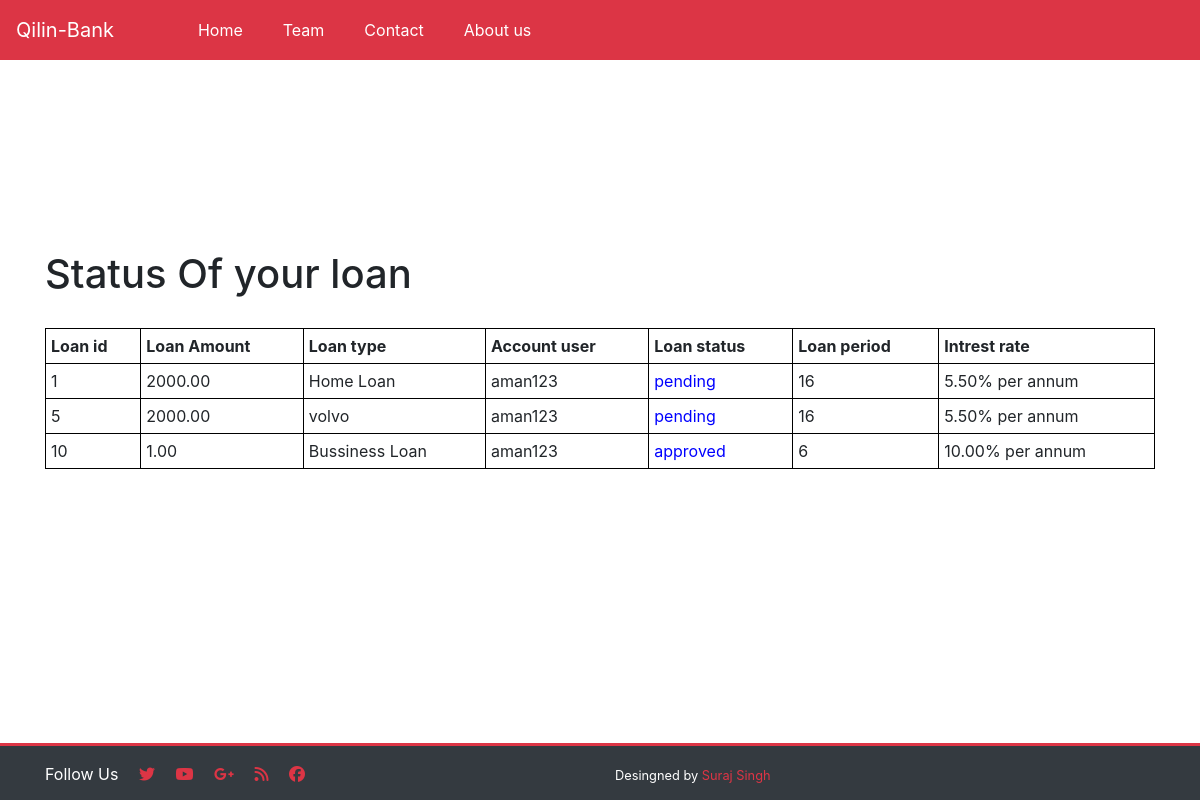
Page /loan_status (signed in) on the committed database.
### accounts/models.py (models this page shows)
class Account(models.Model):
    user = models.OneToOneField(User, on_delete=models.CASCADE)
    account_number = models.IntegerField(unique=True)
    balance = models.DecimalField(max_digits=12,decimal_places=2)
    created_at=models.DateField(auto_now_add=True)
    account_type=models.CharField(max_length=30,default="SAVINGS")
    class ReadonlyMeta:
         readonly=["balance"]
         readonly=["account_number"]
         readonly=["account_type"]
    def __str__(self):
          return  self.user.username

class Loan(models.Model):
    loan_amount=models.DecimalField(max_digits=12,decimal_places=2)
    loan_type=models.CharField(max_length=40)
    acount=models.ForeignKey(Account,on_delete=models.CASCADE,null=True,blank=True)
    loan_status = models.CharField(max_length=15, default="pending",choices=[('approved', 'approved'), ('pass by bank', 'pass by bank')])
    loan_period_in_months = models.IntegerField()
    intrest_rate = models.DecimalField(max_digits=4,decimal_places=2,default=5.5)
    adhar_card = models.ImageField(upload_to="media/", default="")
    pan_card = models.ImageField(upload_to="media/" ,default="")
    photo= models.ImageField(upload_to="media/" ,default="")
    class ReadonlyMeta:
        readonly = ["loan_amount"]

### accounts/views.py (the view)
# urls.py: path('loan_status', views.loan_status, name='loan_status'),
def loan_status(request):
    user_from_acount = Account.objects.get(user=request.user)
    to_send = []
    for user_loan in Loan.objects.filter(acount=user_from_acount):
         loan_amount=user_loan.loan_amount
         loan_type=user_loan.loan_type
         acount=user_loan.acount
         loan_status=user_loan.loan_status
         loan_period_in_months=user_loan.loan_period_in_months
         intrest_rate=user_loan.intrest_rate
         loan_id=user_loan.id
         params={'loan_id':loan_id,'loan_amount':loan_amount,'loan_type':loan_type,'acount':acount,'loan_status':
         loan_status,'loan_period_in_months':loan_period_in_months,'intrest_rate':intrest_rate}
         to_send.append(params)
    if not to_send:
      msg="You are not  apllied any loan"
      params={"msg":msg}
      return render(request, 'login/loanstatus.html',params)
    context={'to_send':to_send}
    return  render(request,'login/loanstatus.html',context)

### templates/login/loanstatus.html (shortened to what this page needs)
{% extends 'base.html' %}
{% block body %}
{% load static %}
<div class="container" id="div1">
  <h1>Status Of your loan</h1>
    <table style="width:100%">
  <tr>
    <th colspan="1">Loan id</th>
    <th colspan="1">Loan Amount</th>
    <th colspan="1">Loan type</th>
    <th colspan="1">Account user</th>
    <th colspan="1">Loan status</th>
    <th colspan="1">Loan period</th>
    <th colspan="1">Intrest rate</th>
  </tr>
       {% for loan in to_send %}
      <tr>
             <td>{{loan.loan_id}}</td>
           <td>{{loan.loan_amount}}</td>
    <td>{{loan.loan_type}}</td>
    <td>{{loan.acount}}</td>
    <td><span style="color:blue;">{{loan.loan_status}}</span></td>
    <td>{{loan.loan_period_in_months}}</td>
    <td>{{loan.intrest_rate}}% per annum</td>
         </tr>
          {% endfor %}
</table>
</div>
{% endblock %}

### rows in the picture
Account: loan_id "1", loan_amount "2000.00", loan_type "Home Loan", acount "aman123", loan_status "pending", loan_period_in_months "16", intrest_rate "5.50", loan_id "5", loan_type "volvo", loan_id "10", loan_amount "1.00", loan_type "Bussiness Loan", loan_status "approved", loan_period_in_months "6", intrest_rate "10.00"
